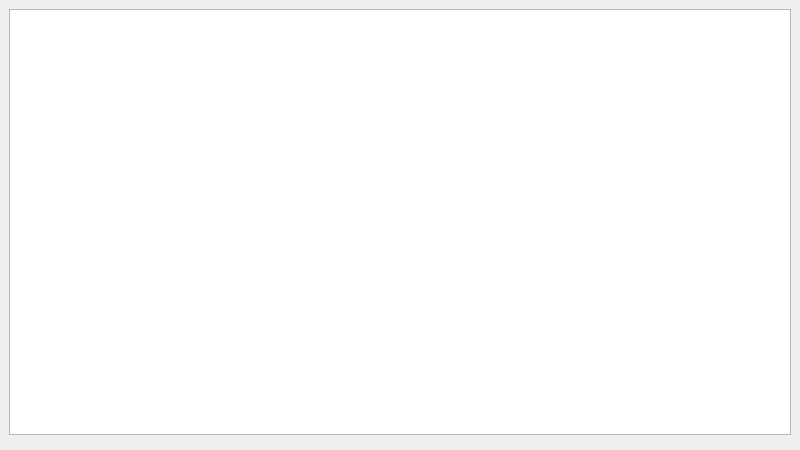
<?xml version="1.0" encoding="UTF-8"?>
<ui version="4.0">
 <class>AttachedProfilesDialog</class>
 <widget class="QDialog" name="AttachedProfilesDialog">
  <property name="geometry">
   <rect>
    <x>0</x>
    <y>0</y>
    <width>800</width>
    <height>450</height>
   </rect>
  </property>
  <property name="windowTitle">
   <string>Profiles Attached to Options</string>
  </property>
  <layout class="QVBoxLayout">
   <property name="spacing">
    <number>6</number>
   </property>
   <property name="leftMargin">
    <number>9</number>
   </property>
   <property name="topMargin">
    <number>9</number>
   </property>
   <property name="rightMargin">
    <number>9</number>
   </property>
   <property name="bottomMargin">
    <number>9</number>
   </property>
   <item>
    <widget class="QTableView" name="options_list">
     <property name="editTriggers">
      <set>QAbstractItemView::NoEditTriggers</set>
     </property>
     <property name="selectionMode">
      <enum>QAbstractItemView::SingleSelection</enum>
     </property>
     <property name="selectionBehavior">
      <enum>QAbstractItemView::SelectRows</enum>
     </property>
    </widget>
   </item>
   <item>
    <widget class="QDialogButtonBox" name="buttonBox">
     <property name="standardButtons">
      <set>QDialogButtonBox::NoButton</set>
     </property>
    </widget>
   </item>
  </layout>
 </widget>
 <resources/>
 <connections/>
</ui>
